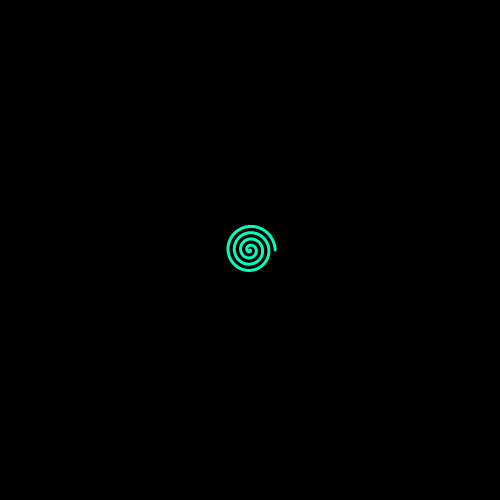
Frame 1 (no input)
Frame 60 (no input): identical to frame 1, image omitted
Frame 120 (the mouse pressed at the canvas centre since frame 60): identical to frame 1, image omitted

The p5.js sketch that drew this single still picture (run headless with seeded random() and noise() and a simulated clock; from frame 60 on, the mouse is pressed at the canvas centre):

// p5.js sketch
// ── sketch.js
//https://ko.wikipedia.org/wiki/%EC%95%84%EB%A5%B4%ED%82%A4%EB%A9%94%EB%8D%B0%EC%8A%A4_%EC%99%80%EC%84%A0

var diff, a, b;
var sliderDiff, sliderA, sliderB;

function setup() {
    
    createCanvas(500, 500);    
    sliderDiff = createSlider(1, 20, 4, 1);
    sliderA = createSlider(-200, 200, 0, 0.1);
    sliderB = createSlider(-30, 30, 1, 0.1);

}


function draw() {
    
    colorMode(RGB);
    background(0);

    diff = sliderDiff.value();
    a = sliderA.value();
    b = sliderB.value();
    
    translate(width/2, height/2);
    colorMode(HSB);
    noFill();
    strokeWeight(3);
    stroke(165, 100, 100);
   
    beginShape();
        for (var angle = 0; angle < TWO_PI * diff; angle += 0.01) {

            var r = a + b * angle;

            var x = r * cos(angle);
            var y = r * sin(angle);
            vertex(x, y);
        }
    endShape();
}
